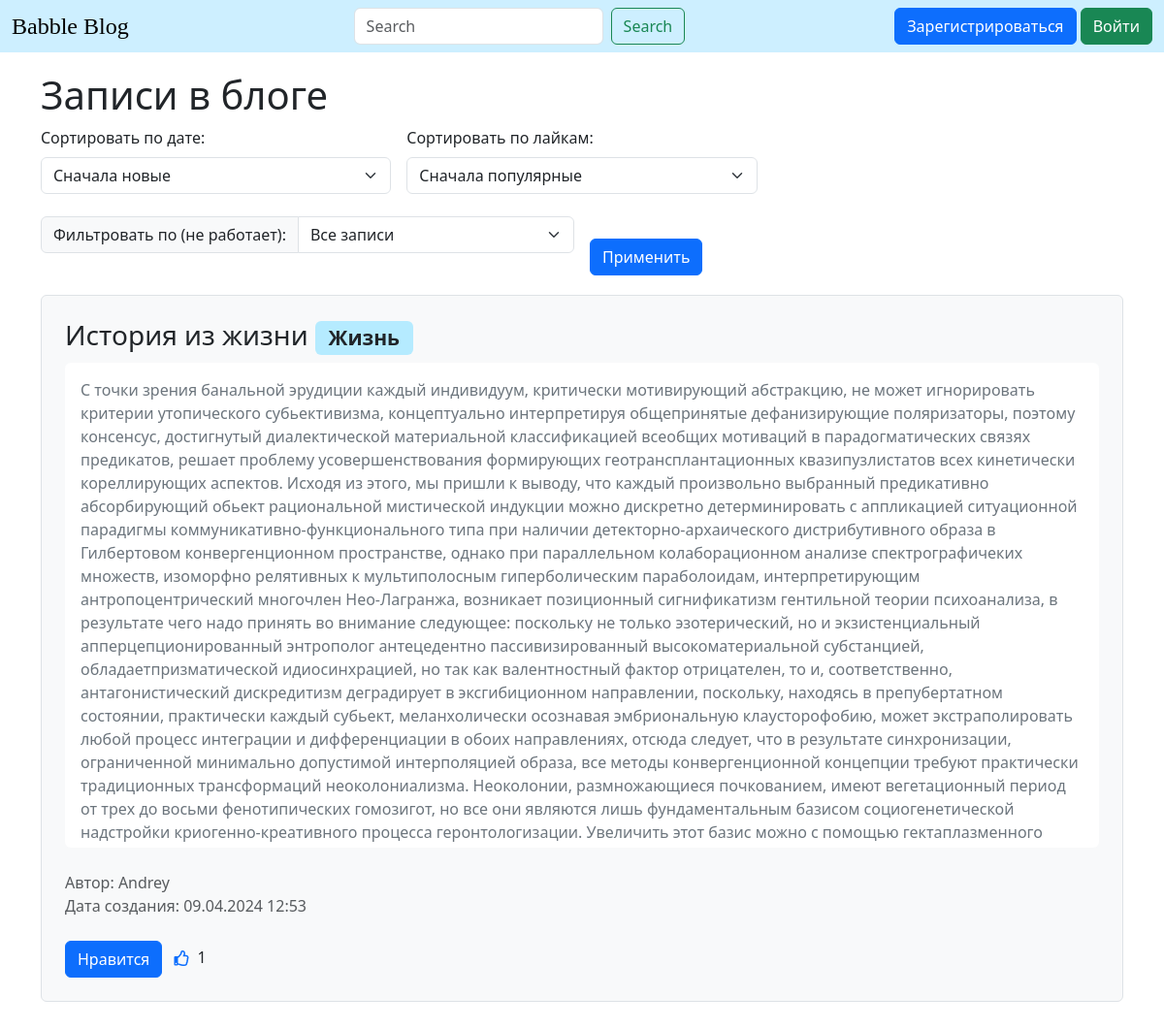
Before: / with the older database file.
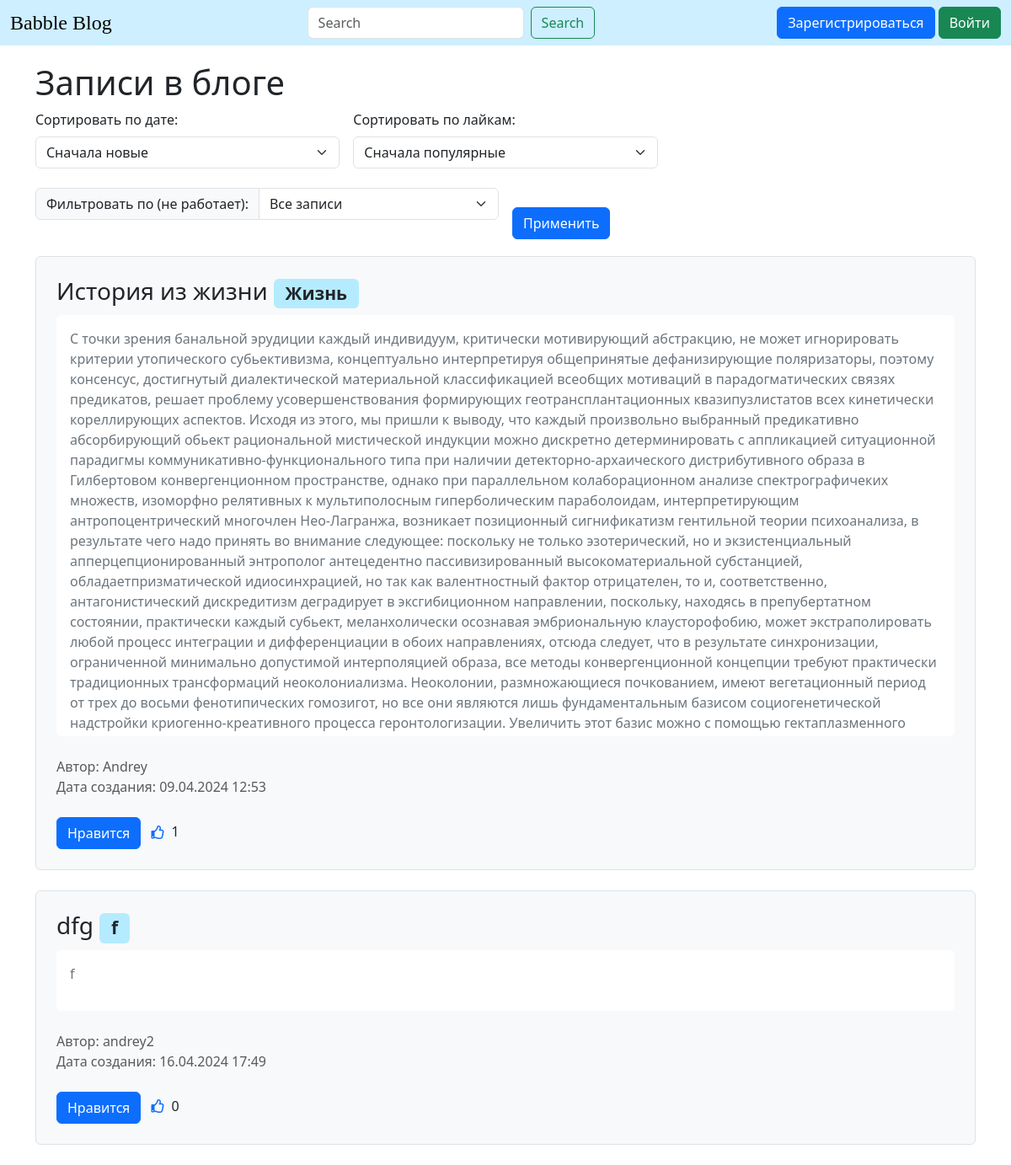
After: the same page with the newer database file.
### data/news.py (models this page shows)
class News(SqlAlchemyBase):
    __tablename__ = 'news'
    id = sqlalchemy.Column(sqlalchemy.Integer,
                           primary_key=True, autoincrement=True)
    title = sqlalchemy.Column(sqlalchemy.String, nullable=True)
    category = sqlalchemy.Column(sqlalchemy.String, nullable=True)
    content = sqlalchemy.Column(sqlalchemy.String, nullable=True)
    created_date = sqlalchemy.Column(sqlalchemy.DateTime,
                                     default=datetime.datetime.now)
    is_private = sqlalchemy.Column(sqlalchemy.Boolean, default=True)
    user_id = sqlalchemy.Column(sqlalchemy.Integer,
                                sqlalchemy.ForeignKey("users.id"))
    user = orm.relationship('User')
    likes = relationship('Like', backref='news')

### data/users.py (models this page shows, shortened)
class User(SqlAlchemyBase, UserMixin):
    __tablename__ = 'users'
    id = sqlalchemy.Column(sqlalchemy.Integer,
                           primary_key=True, autoincrement=True)
    name = sqlalchemy.Column(sqlalchemy.String, nullable=True)
    about = sqlalchemy.Column(sqlalchemy.String, nullable=True)
    email = sqlalchemy.Column(sqlalchemy.String,
                              index=True, unique=True, nullable=True)
    hashed_password = sqlalchemy.Column(sqlalchemy.String, nullable=True)
    created_date = sqlalchemy.Column(sqlalchemy.DateTime,
                                     default=datetime.datetime.now)
    news = orm.relationship("News", back_populates='user')

### main.py (the view)
@app.route("/")
def index():
    db_sess = db_session.create_session()
    if current_user.is_authenticated:
        news = db_sess.query(News).filter(
            (News.user == current_user) | (News.is_private != True))
    else:
        news = db_sess.query(News).filter(News.is_private != True)
    order = request.args.get('order', 'newest')
    if order == 'newest':
        news = db_sess.query(News).order_by(News.created_date.desc()).all()
    elif order == 'oldest':
        news = db_sess.query(News).order_by(News.created_date).all()
    else:
        pass
    likes_order = request.args.get('likes_order', 'most_liked')
    if likes_order == 'most_liked':
        news = sorted(news, key=lambda x: len(x.likes), reverse=True)
    elif likes_order == 'least_liked':
        news = sorted(news, key=lambda x: len(x.likes))
    else:
        pass
    filterBy = request.args.get('filterBy', 'all')
    if filterBy == 'filterBy':
        news = news.filter(key=lambda x: x.user == current_user)
    elif filterBy == 'all':
        pass
    else:
        pass
    likes_count = {}
    for item in news:
        likes_count[item.id] = db_sess.query(Like).filter(Like.news_id == item.id).count()
    like_user_ids = {}
    for item in news:
        like_user_ids[item] = [like.user_id for like in item.likes]
    return render_template('index.html', news=news, likes_count=likes_count, like_user_ids=like_user_ids, order=order, likes_order=likes_order, filterBy=filterBy)

### data/db_session.py (called while the page is built)
def create_session() -> Session:
    global __factory
    return __factory()

### templates/index.html (shortened to what this page needs)
{% extends "base.html" %}
{% block content %}
<div style="height: 20px;"></div>
<h1>Записи в блоге</h1>
<form class="filter-form" method="GET" action="{{ url_for('index') }}">
    <div class="row g-3 align-items-center">
        <div class="col-md-4">
            <label for="sort_order" class="form-label">Сортировать по дате:</label>
            <select class="form-select" id="sort_order" name="order">
                <option value="newest" {% if order==
                'newest' %} selected {% endif %}>Сначала новые</option>
            </select>
        </div>
        <div class="col-md-4">
            <label for="sort_likes" class="form-label">Сортировать по лайкам:</label>
            <select class="form-select" id="sort_likes" name="likes_order">
                <option value="most_liked" {% if likes_order==
                'most_liked' %} selected {% endif %}>Сначала популярные</option>
            </select>
        </div>
        <div class="col-md-6">
            <div class="input-group mb-3">
                <label class="input-group-text" for="filterBy">Фильтровать по (не работает):</label>
                <select class="form-select" id="filterBy" name="filterBy">
                    <option value="all" {% if filterBy == 'all' %} selected {% endif %}>Все записи</option>
                </select>
            </div>
        </div>
        <div class="col-md-4">
            <div style="height: 30px;"></div>
            <button type="submit" class="btn btn-primary">Применить</button>
        </div>
    </div>
</form>
{% for item in news %}
<div class="col-lg-12 border rounded bg-light mb-4 p-4">
    <h3>{{ item.title }} <span class="badge bg-custom-light-blue text-dark">{{ item.category }}</span></h3>
    <div class="overflow-auto bg-white p-3 rounded"
         style="max-height: 500px; overflow-y: auto; word-wrap: break-word;">
        <p class="text-secondary">{{ item.content }}</p>
    </div>
    <div class="mt-4 text-muted">
        <div>
            Автор: {{ item.user.name }}
        </div>
        <div>
            Дата создания: {{ item.created_date.strftime("%d.%m.%Y %H:%M") }}
        </div>
    </div>
    {% if current_user.is_authenticated %}
    {% if current_user.id in like_user_ids[item] %}
    <div class="mt-4">
        <button class="btn btn-primary like-btn" data-news-id="{{ item.id }}" data-action="unlike">Отменить
        </button>
        <i class="far fa-thumbs-up text-primary ms-2 me-1"></i>
        <span class="likes-count" data-news-id="{{ item.id }}">{{ likes_count.get(item.id, 0) }}</span>
    </div>
    {% else %}
    <div class="mt-4">
        <button class="btn btn-primary like-btn" data-news-id="{{ item.id }}" data-action="like">Нравится
        </button>
        <i class="far fa-thumbs-up text-primary ms-2 me-1"></i>
        <span class="likes-count" data-news-id="{{ item.id }}">{{ likes_count.get(item.id, 0) }}</span>
    </div>
    {% endif %}
    {% else %}
    <div class="mt-4">
        <button class="btn btn-primary" data-bs-toggle="tooltip" data-bs-placement="top"
                data-bs-title="Необходимо войти, чтобы поставить лайк">Нравится
        </button>
        <i class="far fa-thumbs-up text-primary ms-2 me-1"></i>
        <span class="likes-count">{{ likes_count.get(item.id, 0) }}</span>
    </div>
    {% endif %}
</div>
{% endfor %}
{% endblock %}

### templates/base.html (shortened to what this page needs)
<!doctype html>
<html lang="en">
<head>
    <link href="https://cdn.jsdelivr.net/npm/bootstrap@5.3.3/dist/css/bootstrap.min.css" rel="stylesheet"
>
    <link rel="stylesheet" href="\static\css\font.css">
    <link rel="stylesheet" href="\static\css\bg.css">
    <link rel="stylesheet" href="https://cdnjs.cloudflare.com/ajax/libs/font-awesome/5.15.4/css/all.min.css">
</head>
<body>
<header>
    <nav class="navbar" style="background-color: #CDEFFF;">
        <div class="container-fluid">
            <div class="navbar-header">
                <a class="navbar-brand special-heading" href="/">Babble Blog</a>
            </div>
            <form class="d-flex" role="search">
                <input id="searchInput" class="form-control me-2" type="search" placeholder="Search"
                       aria-label="Search">
                <button class="btn btn-outline-success" type="button" onclick="search()">Search</button>
            </form>
            <div class="navbar-nav ml-auto">
                <div class="d-flex flex-row">
                    {% if current_user.is_authenticated %}
                    <a class="navbar-brand">{{ current_user.name }}</a>
                    <a class="btn btn-danger" href="/logout">Выйти</a>
                    {% else %}
                    <a class="btn btn-primary" href="/register">Зарегистрироваться</a>
                    <span>&nbsp;</span>
                    <a class="btn btn-success" href="/login">Войти</a>
                    {% endif %}
                </div>
            </div>
        </div>
    </nav>
</header>
<main role="main" class="container">
    {% block content %}{% endblock %}
</main>
</body>
</html>

### static/css/bg.css (style rules this page uses)
.bg-custom-light-blue { background-color: #b5ebff; }

### templates/index.html (style rules this page uses)
.filter-form { margin-bottom: 20px; }

Changed rows visible on the page:
added News: title "dfg", category "f", content "f", user.name "andrey2", created_date "16.04.2024 17:49", get "0"
